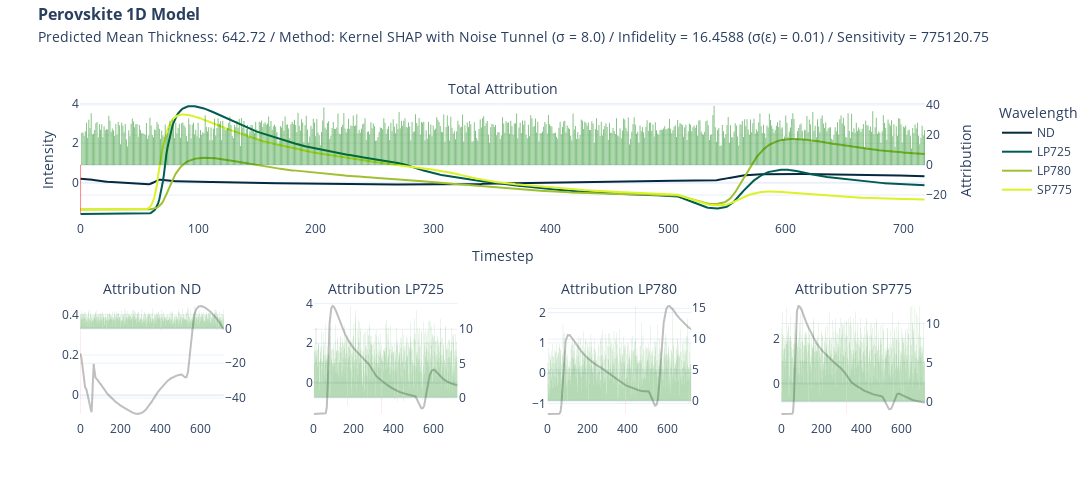

The notebook cell saved with this chart:
### Code cell
import plotly.graph_objects as go


def format_title(title, subtitle=None, font_size=16, subtitle_font_size=14):
    title = f'<span style="font-size: {font_size}px;"><b>{title}</b></span>'
    if not subtitle:
        return title
    subtitle = f'<span style="font-size: {subtitle_font_size}px;">{subtitle}</span>'
    return f"{title}<br>{subtitle}"

if target == "pce":
    subtitle = "Predicted PCE: "
else:
    subtitle = "Predicted Mean Thickness: "


from plotly.subplots import make_subplots

fig = make_subplots(
    rows=2,
    cols=4,
    specs=[
        [{"secondary_y": True, "colspan": 4}, None, None, None],
        [
            {"secondary_y": True},
            {"secondary_y": True},
            {"secondary_y": True},
            {"secondary_y": True},
        ],
    ],
    subplot_titles=(
        format_title("", "Total Attribution"),
        format_title("", "Attribution ND"),
        format_title("", "Attribution LP725"),
        format_title("", "Attribution LP780"),
        format_title("", "Attribution SP775"),
    ),
)

fig.add_trace(
    go.Bar(
        y=attr_ks.squeeze().sum(axis=0),
        name="Attribution",
        marker_color=np.where(attr_ks.squeeze().sum(axis=0) < 0, "red", "green"),
        opacity=0.5,
        showlegend=False,
        marker_line_width=0,
    ),
    secondary_y=True,
)

fig.add_trace(go.Scatter(y=x[0], name="ND", marker_color="#042940"))
fig.add_trace(go.Scatter(y=x[1], name="LP725", marker_color="#005C53"))
fig.add_trace(go.Scatter(y=x[2], name="LP780", marker_color="#9FC131"))
fig.add_trace(go.Scatter(y=x[3], name="SP775", marker_color="#DBF227"))


fig.update_yaxes(title="Intensity")
fig.update_yaxes(title_text="Attribution", secondary_y=True)
fig.update_xaxes(title="Timestep")

fig.add_trace(
    go.Scatter(y=x[0], name="ND", marker_color="grey", opacity=0.5, showlegend=False),
    row=2,
    col=1,
)
fig.add_trace(
    go.Bar(
        y=attr_ks.squeeze()[0],
        marker_color=np.where(attr_ks.squeeze()[0] < 0, "red", "green"),
        opacity=0.5,
        showlegend=False,
        marker_line_width=0,
    ),
    secondary_y=True,
    row=2,
    col=1,
)

fig.update_yaxes(title=None, row=2, col=1)
fig.update_yaxes(title_text=None, secondary_y=True, row=2, col=1)
fig.update_xaxes(title=None, row=2, col=1)

fig.add_trace(
    go.Scatter(
        y=x[1], name="LP725", marker_color="grey", opacity=0.5, showlegend=False
    ),
    row=2,
    col=2,
)
fig.add_trace(
    go.Bar(
        y=attr_ks.squeeze()[1],
        marker_color=np.where(attr_ks.squeeze()[1] < 0, "red", "green"),
        opacity=0.5,
        showlegend=False,
        marker_line_width=0,
    ),
    secondary_y=True,
    row=2,
    col=2,
)

fig.update_yaxes(title=None, row=2, col=2)
fig.update_yaxes(title_text=None, secondary_y=True, row=2, col=2)
fig.update_xaxes(title=None, row=2, col=2)

fig.add_trace(
    go.Scatter(
        y=x[2], name="LP780", marker_color="grey", opacity=0.5, showlegend=False
    ),
    row=2,
    col=3,
)
fig.add_trace(
    go.Bar(
        y=attr_ks.squeeze()[2],
        marker_color=np.where(attr_ks.squeeze()[2] < 0, "red", "green"),
        opacity=0.5,
        showlegend=False,
        marker_line_width=0,
    ),
    secondary_y=True,
    row=2,
    col=3,
)

fig.update_yaxes(title=None, row=2, col=3)
fig.update_yaxes(title_text=None, secondary_y=True, row=2, col=3)
fig.update_xaxes(title=None, row=2, col=3)

fig.add_trace(
    go.Scatter(
        y=x[3], name="SP775", marker_color="grey", opacity=0.5, showlegend=False
    ),
    row=2,
    col=4,
)
fig.add_trace(
    go.Bar(
        y=attr_ks.squeeze()[3],
        marker_color=np.where(attr_ks.squeeze()[3] < 0, "red", "green"),
        opacity=0.5,
        showlegend=False,
        marker_line_width=0,
    ),
    secondary_y=True,
    row=2,
    col=4,
)

fig.update_yaxes(title=None, row=2, col=4)
fig.update_yaxes(title_text=None, secondary_y=True, row=2, col=4)
fig.update_xaxes(title=None, row=2, col=4)

fig.update_layout(
    title=format_title(
        "Perovskite 1D Model",
        subtitle
        + str(np.round(y,2))
        + " / Method: Kernel SHAP with Noise Tunnel ("
        + "\u03C3"
        + " = "
        + str(stdev)
        + ") / Infidelity = "
        + str(*np.round(infid_ks.numpy(), 4))
        + " ("
        + "\u03C3"
        + "("
        + "\u03B5"
        + ") = "
        + str(std_noise)
        + ")"
        + " / Sensitivity = "
        + str(*np.round(sens_ks.numpy(), 4)),
    ),
    legend_title="Wavelength",
    title_y=0.96,
    title_x=0.035,
    template="plotly_white",
    height=500,
    width=1200,
)

fig.write_image("xai/images/" + target + "/1D/1D_ks.png", scale=2)

fig.show()

### Figure 1 — Plotly figure (JSON) as saved in the notebook; plotly's stock layout.template omitted (floating-point values rounded to 4 significant figures; data arrays with more than 128 entries replaced by an {"elided": "..."} marker saying what was removed)
{"data": [{"marker": {"color": {"elided": "719 str values"}, "line": {"width": 0}}, "name": "Attribution", "opacity": 0.5, "showlegend": false, "type": "bar", "xaxis": "x", "y": {"elided": "719 float values"}, "yaxis": "y2"}, {"marker": {"color": "#042940"}, "name": "ND", "type": "scatter", "y": {"elided": "719 float values"}}, {"marker": {"color": "#005C53"}, "name": "LP725", "type": "scatter", "y": {"elided": "719 float values"}}, {"marker": {"color": "#9FC131"}, "name": "LP780", "type": "scatter", "y": {"elided": "719 float values"}}, {"marker": {"color": "#DBF227"}, "name": "SP775", "type": "scatter", "y": {"elided": "719 float values"}}, {"marker": {"color": "grey"}, "name": "ND", "opacity": 0.5, "showlegend": false, "type": "scatter", "xaxis": "x2", "y": {"elided": "719 float values"}, "yaxis": "y3"}, {"marker": {"color": {"elided": "719 str values"}, "line": {"width": 0}}, "opacity": 0.5, "showlegend": false, "type": "bar", "xaxis": "x2", "y": {"elided": "719 float values"}, "yaxis": "y4"}, {"marker": {"color": "grey"}, "name": "LP725", "opacity": 0.5, "showlegend": false, "type": "scatter", "xaxis": "x3", "y": {"elided": "719 float values"}, "yaxis": "y5"}, {"marker": {"color": {"elided": "719 str values"}, "line": {"width": 0}}, "opacity": 0.5, "showlegend": false, "type": "bar", "xaxis": "x3", "y": {"elided": "719 float values"}, "yaxis": "y6"}, {"marker": {"color": "grey"}, "name": "LP780", "opacity": 0.5, "showlegend": false, "type": "scatter", "xaxis": "x4", "y": {"elided": "719 float values"}, "yaxis": "y7"}, {"marker": {"color": {"elided": "719 str values"}, "line": {"width": 0}}, "opacity": 0.5, "showlegend": false, "type": "bar", "xaxis": "x4", "y": {"elided": "719 float values"}, "yaxis": "y8"}, {"marker": {"color": "grey"}, "name": "SP775", "opacity": 0.5, "showlegend": false, "type": "scatter", "xaxis": "x5", "y": {"elided": "719 float values"}, "yaxis": "y9"}, {"marker": {"color": {"elided": "719 str values"}, "line": {"width": 0}}, "opacity": 0.5, "showlegend": false, "type": "bar", "xaxis": "x5", "y": {"elided": "719 float values"}, "yaxis": "y10"}], "layout": {"annotations": [{"font": {"size": 16}, "showarrow": false, "text": "<span style=\"font-size: 16px;\"><b></b></span><br><span style=\"font-size: 14px;\">Total Attribution</span>", "x": 0.47, "xanchor": "center", "xref": "paper", "y": 1, "yanchor": "bottom", "yref": "paper"}, {"font": {"size": 16}, "showarrow": false, "text": "<span style=\"font-size: 16px;\"><b></b></span><br><span style=\"font-size: 14px;\">Attribution ND</span>", "x": 0.08, "xanchor": "center", "xref": "paper", "y": 0.375, "yanchor": "bottom", "yref": "paper"}, {"font": {"size": 16}, "showarrow": false, "text": "<span style=\"font-size: 16px;\"><b></b></span><br><span style=\"font-size: 14px;\">Attribution LP725</span>", "x": 0.34, "xanchor": "center", "xref": "paper", "y": 0.375, "yanchor": "bottom", "yref": "paper"}, {"font": {"size": 16}, "showarrow": false, "text": "<span style=\"font-size: 16px;\"><b></b></span><br><span style=\"font-size: 14px;\">Attribution LP780</span>", "x": 0.6, "xanchor": "center", "xref": "paper", "y": 0.375, "yanchor": "bottom", "yref": "paper"}, {"font": {"size": 16}, "showarrow": false, "text": "<span style=\"font-size: 16px;\"><b></b></span><br><span style=\"font-size: 14px;\">Attribution SP775</span>", "x": 0.86, "xanchor": "center", "xref": "paper", "y": 0.375, "yanchor": "bottom", "yref": "paper"}], "height": 500, "legend": {"title": {"text": "Wavelength"}}, "title": {"text": "<span style=\"font-size: 16px;\"><b>Perovskite 1D Model</b></span><br><span style=\"font-size: 14px;\">Predicted Mean Thickness: 642.72 / Method: Kernel SHAP with Noise Tunnel (σ = 8.0) / Infidelity = 16.4588 (σ(ε) = 0.01) / Sensitivity = 775120.75</span>", "x": 0.035, "y": 0.96}, "width": 1200, "xaxis": {"anchor": "y", "domain": [0, 0.94], "title": {"text": "Timestep"}}, "xaxis2": {"anchor": "y3", "domain": [0, 0.16], "title": {}}, "xaxis3": {"anchor": "y5", "domain": [0.26, 0.42], "title": {}}, "xaxis4": {"anchor": "y7", "domain": [0.52, 0.68], "title": {}}, "xaxis5": {"anchor": "y9", "domain": [0.78, 0.94], "title": {}}, "yaxis": {"anchor": "x", "domain": [0.625, 1], "title": {"text": "Intensity"}}, "yaxis10": {"anchor": "x5", "overlaying": "y9", "side": "right", "title": {}}, "yaxis2": {"anchor": "x", "overlaying": "y", "side": "right", "title": {"text": "Attribution"}}, "yaxis3": {"anchor": "x2", "domain": [0, 0.375], "title": {}}, "yaxis4": {"anchor": "x2", "overlaying": "y3", "side": "right", "title": {}}, "yaxis5": {"anchor": "x3", "domain": [0, 0.375], "title": {}}, "yaxis6": {"anchor": "x3", "overlaying": "y5", "side": "right", "title": {}}, "yaxis7": {"anchor": "x4", "domain": [0, 0.375], "title": {}}, "yaxis8": {"anchor": "x4", "overlaying": "y7", "side": "right", "title": {}}, "yaxis9": {"anchor": "x5", "domain": [0, 0.375], "title": {}}}}
